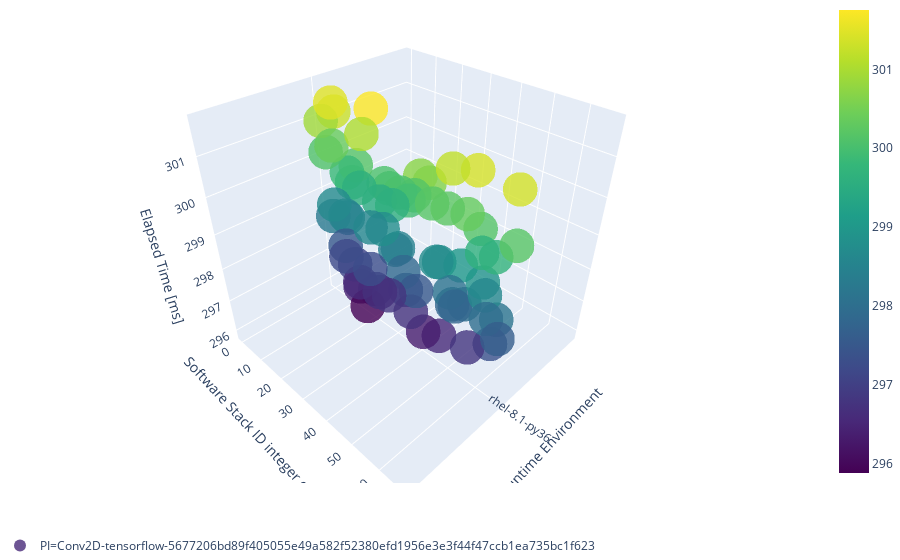

Notebook code cell kept with this figure:
### Code cell
inspection.create_inspection_3d_plot(plot_df=plot_df, quantity="elapsed_time", identifiers_inspections=IDENTIFIERS_INSPECTION)

### Figure 1 — Plotly figure (JSON) as saved in the notebook; plotly's stock layout.template omitted (floating-point values rounded to 4 significant figures)
{"data": [{"hoverinfo": "text", "hovertext": ["tensorflowpypi-org==1.13.1<br>protobufpypi-org==3.10.0<br>tensorboardpypi-org==1.13.0<br>termcolorpypi-org==1.1.0<br>keras-preprocessingpypi-org==1.0.9<br>numpypypi-org==1.17.3<br>keras-applicationspypi-org==1.0.7<br>absl-pypypi-org==0.7.1<br>markdownpypi-org==3.0.1<br>sixpypi-org==1.10.0<br>werkzeugpypi-org==0.15.2<br>astorpypi-org==0.7.1<br>h5pypypi-org==2.8.0<br>gastpypi-org==0.2.1.post1<br>tensorflow-estimatorpypi-org==1.13.0<br>wheelpypi-org==0.31.1<br>mockpypi-org==3.0.3<br>grpciopypi-org==1.23.1<br>setuptoolspypi-org==24.1.0", "tensorflowpypi-org==1.0.1<br>protobufpypi-org==3.9.1<br>numpypypi-org==1.16.0<br>sixpypi-org==1.11.0<br>wheelpypi-org==0.30.0<br>setuptoolspypi-org==30.3.0", "tensorflowpypi-org==1.5.0<br>protobufpypi-org==3.9.1<br>numpypypi-org==1.17.2<br>absl-pypypi-org==0.8.1<br>markdownpypi-org==3.0.1<br>sixpypi-org==1.10.0<br>werkzeugpypi-org==0.15.6<br>wheelpypi-org==0.33.1<br>setuptoolspypi-org==42.0.0<br>tensorflow-tensorboardpypi-org==0.4.0<br>bleachpypi-org==1.5.0<br>html5libpypi-org==0.9999999", "tensorflowpypi-org==1.12.2<br>protobufpypi-org==3.9.1<br>tensorboardpypi-org==1.12.0<br>termcolorpypi-org==1.1.0<br>keras-preprocessingpypi-org==1.0.5<br>numpypypi-org==1.14.5<br>keras-applicationspypi-org==1.0.7<br>absl-pypypi-org==0.1.11<br>markdownpypi-org==2.6.8<br>sixpypi-org==1.10.0<br>werkzeugpypi-org==0.11.14<br>astorpypi-org==0.6<br>h5pypypi-org==2.7.1<br>gastpypi-org==0.2.1.post1<br>wheelpypi-org==0.32.0<br>grpciopypi-org==1.22.1<br>setuptoolspypi-org==23.1.0", "tensorflowpypi-org==1.1.0<br>protobufpypi-org==3.5.2.post1<br>numpypypi-org==1.17.2<br>sixpypi-org==1.10.0<br>werkzeugpypi-org==0.15.5<br>wheelpypi-org==0.32.3<br>setuptoolspypi-org==21.0.0", "tensorflowpypi-org==1.0.1<br>protobufpypi-org==3.9.0<br>numpypypi-org==1.15.3<br>sixpypi-org==1.10.0<br>wheelpypi-org==0.33.0<br>setuptoolspypi-org==40.1.1", "tensorflowpypi-org==1.12.3<br>protobufpypi-org==3.6.1<br>tensorboardpypi-org==1.12.0<br>termcolorpypi-org==1.1.0<br>keras-preprocessingpypi-org==1.0.5<br>numpypypi-org==1.15.4<br>keras-applicationspypi-org==1.0.6<br>absl-pypypi-org==0.8.0<br>markdownpypi-org==2.6.10<br>sixpypi-org==1.13.0<br>werkzeugpypi-org==0.12<br>astorpypi-org==0.8.0<br>h5pypypi-org==2.9.0<br>gastpypi-org==0.3.1<br>wheelpypi-org==0.31.1<br>grpciopypi-org==1.8.6<br>setuptoolspypi-org==40.4.2", "tensorflowpypi-org==1.12.2<br>protobufpypi-org==3.7.1<br>tensorboardpypi-org==1.12.2<br>termcolorpypi-org==1.1.0<br>keras-preprocessingpypi-org==1.0.9<br>numpypypi-org==1.14.4<br>keras-applicationspypi-org==1.0.7<br>absl-pypypi-org==0.6.0<br>markdownpypi-org==2.6.8<br>sixpypi-org==1.11.0<br>werkzeugpypi-org==0.15.2<br>astorpypi-org==0.6.1<br>h5pypypi-org==2.7.0<br>gastpypi-org==0.2.1<br>wheelpypi-org==0.32.2<br>grpciopypi-org==1.23.0<br>setuptoolspypi-org==40.4.2", "tensorflowpypi-org==1.8.0<br>protobufpypi-org==3.7.0<br>tensorboardpypi-org==1.13.1<br>termcolorpypi-org==1.1.0<br>numpypypi-org==1.15.2<br>absl-pypypi-org==0.6.1<br>markdownpypi-org==2.6.10<br>sixpypi-org==1.10.0<br>werkzeugpypi-org==0.15.4<br>astorpypi-org==0.8.0<br>gastpypi-org==0.2.0<br>wheelpypi-org==0.30.0<br>grpciopypi-org==1.17.0<br>setuptoolspypi-org==41.5.0", "tensorflowpypi-org==1.1.0<br>protobufpypi-org==3.2.0<br>numpypypi-org==1.16.4<br>sixpypi-org==1.10.0<br>werkzeugpypi-org==0.12<br>wheelpypi-org==0.29.0<br>setuptoolspypi-org==36.2.2", "tensorflowpypi-org==1.0.0<br>protobufpypi-org==3.9.2<br>numpypypi-org==1.15.2<br>sixpypi-org==1.12.0<br>wheelpypi-org==0.28.0<br>setuptoolspypi-org==32.1.3", "tensorflowpypi-org==1.1.0<br>protobufpypi-org==3.5.2.post1<br>numpypypi-org==1.17.2<br>sixpypi-org==1.10.0<br>werkzeugpypi-org==0.15.5<br>wheelpypi-org==0.32.3<br>setuptoolspypi-org==22.0.4", "tensorflowpypi-org==1.0.0<br>protobufpypi-org==3.8.0<br>numpypypi-org==1.16.0<br>sixpypi-org==1.13.0<br>wheelpypi-org==0.26.0<br>setuptoolspypi-org==25.0.2", "tensorflowpypi-org==1.0.1<br>protobufpypi-org==3.6.1<br>numpypypi-org==1.12.1<br>sixpypi-org==1.11.0<br>wheelpypi-org==0.29.0<br>setuptoolspypi-org==25.1.3", "tensorflowpypi-org==1.1.0<br>protobufpypi-org==3.2.0<br>numpypypi-org==1.16.4<br>sixpypi-org==1.10.0<br>werkzeugpypi-org==0.12<br>wheelpypi-org==0.32.2<br>setuptoolspypi-org==36.2.2", "tensorflowpypi-org==1.10.1<br>protobufpypi-org==3.7.0<br>tensorboardpypi-org==1.10.0<br>termcolorpypi-org==1.1.0<br>numpypypi-org==1.14.5<br>absl-pypypi-org==0.1.6<br>markdownpypi-org==3.0.1<br>sixpypi-org==1.11.0<br>werkzeugpypi-org==0.14<br>astorpypi-org==0.7.0<br>gastpypi-org==0.2.1.post1<br>wheelpypi-org==0.30.0<br>grpciopypi-org==1.22.0<br>setuptoolspypi-org==27.2.0", "tensorflowpypi-org==1.12.2<br>protobufpypi-org==3.6.1<br>tensorboardpypi-org==1.12.1<br>keras-preprocessingpypi-org==1.0.9<br>numpypypi-org==1.17.4<br>keras-applicationspypi-org==1.0.8<br>absl-pypypi-org==0.1.9<br>markdownpypi-org==2.6.10<br>sixpypi-org==1.11.0<br>werkzeugpypi-org==0.11.15<br>astorpypi-org==0.6.2<br>h5pypypi-org==2.10.0<br>gastpypi-org==0.3.1<br>wheelpypi-org==0.29.0<br>grpciopypi-org==1.25.0<br>setuptoolspypi-org==32.1.2", "tensorflowpypi-org==1.12.3<br>protobufpypi-org==3.7.1<br>tensorboardpypi-org==1.12.0<br>termcolorpypi-org==1.1.0<br>keras-preprocessingpypi-org==1.0.8<br>numpypypi-org==1.15.1<br>keras-applicationspypi-org==1.0.8<br>absl-pypypi-org==0.3.0<br>markdownpypi-org==3.0.1<br>sixpypi-org==1.11.0<br>werkzeugpypi-org==0.12.2<br>astorpypi-org==0.6<br>h5pypypi-org==2.7.0<br>gastpypi-org==0.2.0<br>wheelpypi-org==0.32.2<br>grpciopypi-org==1.17.1<br>setuptoolspypi-org==41.2.0", "tensorflowpypi-org==1.13.1<br>protobufpypi-org==3.9.1<br>tensorboardpypi-org==1.13.1<br>termcolorpypi-org==1.1.0<br>keras-preprocessingpypi-org==1.0.5<br>numpypypi-org==1.15.2<br>keras-applicationspypi-org==1.0.7<br>absl-pypypi-org==0.7.0<br>markdownpypi-org==2.6.9<br>sixpypi-org==1.12.0<br>werkzeugpypi-org==0.12.1<br>astorpypi-org==0.6.2<br>h5pypypi-org==2.10.0<br>gastpypi-org==0.2.1.post1<br>tensorflow-estimatorpypi-org==1.13.0<br>wheelpypi-org==0.33.1<br>mockpypi-org==3.0.1<br>grpciopypi-org==1.11.0<br>setuptoolspypi-org==20.3.1", "tensorflowpypi-org==1.8.0<br>protobufpypi-org==3.5.2.post1<br>tensorboardpypi-org==1.11.0<br>termcolorpypi-org==1.1.0<br>numpypypi-org==1.15.2<br>absl-pypypi-org==0.5.0<br>markdownpypi-org==3.1.1<br>sixpypi-org==1.11.0<br>werkzeugpypi-org==0.11.14<br>astorpypi-org==0.6.1<br>gastpypi-org==0.2.2<br>wheelpypi-org==0.28.0<br>grpciopypi-org==1.23.1<br>setuptoolspypi-org==42.0.1", "tensorflowpypi-org==1.7.0<br>protobufpypi-org==3.6.0<br>tensorboardpypi-org==2.0.1<br>termcolorpypi-org==1.1.0<br>numpypypi-org==1.17.3<br>absl-pypypi-org==0.6.0<br>markdownpypi-org==2.6.9<br>sixpypi-org==1.13.0<br>werkzeugpypi-org==0.15.5<br>astorpypi-org==0.7.0<br>gastpypi-org==0.2.1.post1<br>wheelpypi-org==0.33.4<br>grpciopypi-org==1.24.3<br>setuptoolspypi-org==42.0.2<br>google-auth-oauthlibpypi-org==0.4.1<br>google-authpypi-org==1.0.0<br>requests-oauthlibpypi-org==0.7.0<br>pyasn1pypi-org==0.3.5<br>requestspypi-org==2.18.1<br>chardetpypi-org==1.1<br>urllib3pypi-org==1.20<br>pyasn1-modulespypi-org==0.0.6<br>certifipypi-org==2019.11.28<br>idnapypi-org==0.4<br>rsapypi-org==4.0<br>cachetoolspypi-org==3.1.0<br>oauthlibpypi-org==0.4.1", "tensorflowpypi-org==1.13.1<br>protobufpypi-org==3.7.0<br>tensorboardpypi-org==1.13.1<br>termcolorpypi-org==1.1.0<br>keras-preprocessingpypi-org==1.0.5<br>numpypypi-org==1.17.1<br>keras-applicationspypi-org==1.0.6<br>absl-pypypi-org==0.8.1<br>markdownpypi-org==3.1.1<br>sixpypi-org==1.10.0<br>werkzeugpypi-org==0.14.1<br>astorpypi-org==0.6<br>h5pypypi-org==2.7.1<br>gastpypi-org==0.2.2<br>tensorflow-estimatorpypi-org==1.13.0<br>wheelpypi-org==0.31.1<br>mockpypi-org==3.0.5<br>grpciopypi-org==1.17.0<br>setuptoolspypi-org==40.4.1", "tensorflowpypi-org==1.7.0<br>protobufpypi-org==3.8.0<br>tensorboardpypi-org==1.12.1<br>termcolorpypi-org==1.1.0<br>numpypypi-org==1.17.3<br>absl-pypypi-org==0.1.6<br>markdownpypi-org==2.6.10<br>sixpypi-org==1.13.0<br>werkzeugpypi-org==0.11.11<br>astorpypi-org==0.6.2<br>gastpypi-org==0.2.2<br>wheelpypi-org==0.33.4<br>grpciopypi-org==1.8.6<br>setuptoolspypi-org==24.0.1", "tensorflowpypi-org==1.13.1<br>protobufpypi-org==3.8.0<br>termcolorpypi-org==1.1.0<br>keras-preprocessingpypi-org==1.0.5<br>numpypypi-org==1.16.2<br>keras-applicationspypi-org==1.0.7<br>absl-pypypi-org==0.1.13<br>sixpypi-org==1.12.0<br>astorpypi-org==0.6.1<br>h5pypypi-org==2.6.0<br>gastpypi-org==0.3.0<br>tensorflow-estimatorpypi-org==1.13.0<br>wheelpypi-org==0.33.5<br>mockpypi-org==2.0.0<br>grpciopypi-org==1.20.0<br>setuptoolspypi-org==41.2.0<br>pbrpypi-org==3.1.0", "tensorflowpypi-org==1.0.1<br>protobufpypi-org==3.1.0<br>numpypypi-org==1.14.4<br>sixpypi-org==1.12.0<br>wheelpypi-org==0.29.0<br>setuptoolspypi-org==41.1.0", "tensorflowpypi-org==1.9.0<br>protobufpypi-org==3.9.2<br>tensorboardpypi-org==1.8.0<br>termcolorpypi-org==1.1.0<br>numpypypi-org==1.14.1<br>absl-pypypi-org==0.5.0<br>markdownpypi-org==3.0<br>sixpypi-org==1.12.0<br>werkzeugpypi-org==0.15.4<br>astorpypi-org==0.7.1<br>gastpypi-org==0.2.1.post0<br>wheelpypi-org==0.28.0<br>grpciopypi-org==1.23.0<br>setuptoolspypi-org==21.0.0<br>bleachpypi-org==1.5.0<br>html5libpypi-org==0.9999999", "tensorflowpypi-org==1.8.0<br>protobufpypi-org==3.9.0<br>tensorboardpypi-org==1.13.0<br>termcolorpypi-org==1.1.0<br>numpypypi-org==1.16.4<br>absl-pypypi-org==0.8.0<br>markdownpypi-org==2.6.9<br>sixpypi-org==1.12.0<br>werkzeugpypi-org==0.14<br>astorpypi-org==0.7.1<br>gastpypi-org==0.3.1<br>wheelpypi-org==0.31.0<br>grpciopypi-org==1.11.0<br>setuptoolspypi-org==30.0.0", "tensorflowpypi-org==1.12.2<br>protobufpypi-org==3.7.1<br>tensorboardpypi-org==1.12.2<br>termcolorpypi-org==1.1.0<br>keras-preprocessingpypi-org==1.0.9<br>numpypypi-org==1.16.4<br>keras-applicationspypi-org==1.0.7<br>absl-pypypi-org==0.6.1<br>markdownpypi-org==2.6.8<br>sixpypi-org==1.11.0<br>werkzeugpypi-org==0.12<br>astorpypi-org==0.6.1<br>h5pypypi-org==2.8.0<br>gastpypi-org==0.2.1.post0<br>wheelpypi-org==0.31.1<br>grpciopypi-org==1.23.0<br>setuptoolspypi-org==40.4.2", "tensorflowpypi-org==1.7.0<br>protobufpypi-org==3.9.2<br>tensorboardpypi-org==1.8.0<br>termcolorpypi-org==1.1.0<br>numpypypi-org==1.15.3<br>absl-pypypi-org==0.6.1<br>markdownpypi-org==2.6.9<br>sixpypi-org==1.13.0<br>werkzeugpypi-org==0.12<br>astorpypi-org==0.8.0<br>gastpypi-org==0.2.0<br>wheelpypi-org==0.26.0<br>grpciopypi-org==1.19.0<br>setuptoolspypi-org==42.0.1<br>html5libpypi-org==0.9999999", "tensorflowpypi-org==1.12.2<br>protobufpypi-org==3.9.0<br>tensorboardpypi-org==1.12.1<br>termcolorpypi-org==1.1.0<br>keras-preprocessingpypi-org==1.0.9<br>numpypypi-org==1.14.4<br>keras-applicationspypi-org==1.0.7<br>absl-pypypi-org==0.4.1<br>markdownpypi-org==3.1<br>sixpypi-org==1.12.0<br>werkzeugpypi-org==0.15.2<br>astorpypi-org==0.8.0<br>h5pypypi-org==2.10.0<br>gastpypi-org==0.3.2<br>wheelpypi-org==0.28.0<br>grpciopypi-org==1.23.1<br>setuptoolspypi-org==36.7.0", "tensorflowpypi-org==1.6.0<br>protobufpypi-org==3.6.0<br>tensorboardpypi-org==1.11.0<br>numpypypi-org==1.14.4<br>absl-pypypi-org==0.8.1<br>markdownpypi-org==3.0<br>sixpypi-org==1.10.0<br>werkzeugpypi-org==0.14<br>astorpypi-org==0.7.1<br>gastpypi-org==0.2.1.post0<br>wheelpypi-org==0.31.0<br>grpciopypi-org==1.22.1<br>setuptoolspypi-org==37.0.0", "tensorflowpypi-org==0.12.1<br>protobufpypi-org==3.6.1<br>numpypypi-org==1.17.2<br>sixpypi-org==1.12.0<br>wheelpypi-org==0.33.1<br>setuptoolspypi-org==39.1.0", "tensorflowpypi-org==1.13.1<br>protobufpypi-org==3.8.0<br>termcolorpypi-org==1.1.0<br>keras-preprocessingpypi-org==1.0.5<br>numpypypi-org==1.16.2<br>keras-applicationspypi-org==1.0.8<br>absl-pypypi-org==0.1.13<br>sixpypi-org==1.12.0<br>astorpypi-org==0.6.2<br>h5pypypi-org==2.9.0<br>gastpypi-org==0.2.2<br>tensorflow-estimatorpypi-org==1.13.0<br>wheelpypi-org==0.33.1<br>mockpypi-org==2.0.0<br>grpciopypi-org==1.20.0<br>setuptoolspypi-org==25.1.3<br>pbrpypi-org==3.1.0", "tensorflowpypi-org==1.0.1<br>protobufpypi-org==3.9.1<br>numpypypi-org==1.16.0<br>sixpypi-org==1.11.0<br>wheelpypi-org==0.33.4<br>setuptoolspypi-org==38.1.0", "tensorflowpypi-org==1.6.0<br>protobufpypi-org==3.5.1<br>tensorboardpypi-org==1.6.0<br>termcolorpypi-org==1.1.0<br>numpypypi-org==1.14.1<br>absl-pypypi-org==0.1.10<br>markdownpypi-org==2.6.10<br>sixpypi-org==1.10.0<br>werkzeugpypi-org==0.11.13<br>astorpypi-org==0.6<br>gastpypi-org==0.3.0<br>wheelpypi-org==0.32.2<br>grpciopypi-org==1.23.0<br>setuptoolspypi-org==20.6.7<br>bleachpypi-org==1.5.0<br>html5libpypi-org==0.9999999", "tensorflowpypi-org==1.12.0<br>protobufpypi-org==3.10.0<br>tensorboardpypi-org==1.12.0<br>termcolorpypi-org==1.1.0<br>keras-preprocessingpypi-org==1.0.8<br>numpypypi-org==1.15.4<br>keras-applicationspypi-org==1.0.6<br>absl-pypypi-org==0.2.1<br>markdownpypi-org==2.6.8<br>sixpypi-org==1.11.0<br>werkzeugpypi-org==0.14.1<br>astorpypi-org==0.6.1<br>h5pypypi-org==2.7.0<br>gastpypi-org==0.2.1.post0<br>wheelpypi-org==0.32.1<br>grpciopypi-org==1.24.3<br>setuptoolspypi-org==22.0.2", "tensorflowpypi-org==1.10.0<br>protobufpypi-org==3.7.0<br>tensorboardpypi-org==1.10.0<br>termcolorpypi-org==1.1.0<br>numpypypi-org==1.14.5<br>absl-pypypi-org==0.2.0<br>markdownpypi-org==2.6.9<br>sixpypi-org==1.11.0<br>werkzeugpypi-org==0.11.13<br>astorpypi-org==0.6.1<br>gastpypi-org==0.2.1.post1<br>wheelpypi-org==0.32.3<br>grpciopypi-org==1.12.0<br>setuptoolspypi-org==27.3.1", "tensorflowpypi-org==1.12.2<br>protobufpypi-org==3.9.2<br>tensorboardpypi-org==1.12.0<br>termcolorpypi-org==1.1.0<br>keras-preprocessingpypi-org==1.0.5<br>numpypypi-org==1.14.5<br>keras-applicationspypi-org==1.0.7<br>absl-pypypi-org==0.1.7<br>markdownpypi-org==2.6.11<br>sixpypi-org==1.11.0<br>werkzeugpypi-org==0.12.2<br>astorpypi-org==0.6.2<br>h5pypypi-org==2.8.0<br>gastpypi-org==0.2.2<br>wheelpypi-org==0.26.0<br>grpciopypi-org==1.8.6<br>setuptoolspypi-org==22.0.5", "tensorflowpypi-org==1.10.1<br>protobufpypi-org==3.6.1<br>tensorboardpypi-org==1.10.0<br>termcolorpypi-org==1.1.0<br>numpypypi-org==1.14.2<br>absl-pypypi-org==0.7.1<br>markdownpypi-org==3.0<br>sixpypi-org==1.10.0<br>werkzeugpypi-org==0.11.12<br>astorpypi-org==0.7.0<br>gastpypi-org==0.2.1.post1<br>wheelpypi-org==0.30.0<br>grpciopypi-org==1.22.0<br>setuptoolspypi-org==32.1.0", "tensorflowpypi-org==1.6.0<br>protobufpypi-org==3.9.0<br>tensorboardpypi-org==1.12.1<br>termcolorpypi-org==1.1.0<br>numpypypi-org==1.16.3<br>absl-pypypi-org==0.7.0<br>markdownpypi-org==3.0<br>sixpypi-org==1.12.0<br>werkzeugpypi-org==0.15.0<br>astorpypi-org==0.8.0<br>gastpypi-org==0.2.1<br>wheelpypi-org==0.26.0<br>grpciopypi-org==1.10.1<br>setuptoolspypi-org==22.0.1", "tensorflowpypi-org==1.12.2<br>protobufpypi-org==3.9.1<br>tensorboardpypi-org==1.12.0<br>termcolorpypi-org==1.1.0<br>keras-preprocessingpypi-org==1.0.5<br>numpypypi-org==1.14.5<br>keras-applicationspypi-org==1.0.7<br>absl-pypypi-org==0.1.11<br>markdownpypi-org==2.6.8<br>sixpypi-org==1.10.0<br>werkzeugpypi-org==0.11.14<br>astorpypi-org==0.6<br>h5pypypi-org==2.7.1<br>gastpypi-org==0.2.1.post1<br>wheelpypi-org==0.32.0<br>grpciopypi-org==1.22.1<br>setuptoolspypi-org==23.1.0", "tensorflowpypi-org==1.6.0<br>protobufpypi-org==3.10.0<br>tensorboardpypi-org==1.12.2<br>termcolorpypi-org==1.1.0<br>numpypypi-org==1.14.2<br>absl-pypypi-org==0.1.6<br>markdownpypi-org==3.1.1<br>sixpypi-org==1.10.0<br>werkzeugpypi-org==0.11.13<br>astorpypi-org==0.6.1<br>gastpypi-org==0.3.0<br>wheelpypi-org==0.33.6<br>grpciopypi-org==1.12.1<br>setuptoolspypi-org==38.3.0", "tensorflowpypi-org==1.6.0<br>protobufpypi-org==3.5.0.post1<br>tensorboardpypi-org==1.10.0<br>termcolorpypi-org==1.1.0<br>numpypypi-org==1.15.0<br>absl-pypypi-org==0.1.9<br>markdownpypi-org==3.1.1<br>sixpypi-org==1.11.0<br>werkzeugpypi-org==0.15.6<br>astorpypi-org==0.6.1<br>gastpypi-org==0.2.2<br>wheelpypi-org==0.33.6<br>grpciopypi-org==1.24.1<br>setuptoolspypi-org==38.2.0", "tensorflowpypi-org==1.12.0<br>protobufpypi-org==3.10.0<br>tensorboardpypi-org==1.12.0<br>termcolorpypi-org==1.1.0<br>keras-preprocessingpypi-org==1.0.9<br>numpypypi-org==1.16.5<br>keras-applicationspypi-org==1.0.6<br>absl-pypypi-org==0.2.2<br>markdownpypi-org==2.6.10<br>sixpypi-org==1.11.0<br>werkzeugpypi-org==0.15.3<br>astorpypi-org==0.6<br>h5pypypi-org==2.8.0<br>gastpypi-org==0.3.0<br>wheelpypi-org==0.27.0<br>grpciopypi-org==1.11.0<br>setuptoolspypi-org==27.1.2", "tensorflowpypi-org==1.6.0<br>protobufpypi-org==3.6.0<br>tensorboardpypi-org==1.11.0<br>termcolorpypi-org==1.1.0<br>numpypypi-org==1.14.4<br>absl-pypypi-org==0.1.13<br>markdownpypi-org==2.6.8<br>sixpypi-org==1.12.0<br>werkzeugpypi-org==0.16.0<br>astorpypi-org==0.6<br>gastpypi-org==0.2.1.post0<br>wheelpypi-org==0.31.0<br>grpciopypi-org==1.24.0<br>setuptoolspypi-org==37.0.0", "tensorflowpypi-org==1.0.0<br>protobufpypi-org==3.5.2.post1<br>numpypypi-org==1.16.0<br>sixpypi-org==1.10.0<br>wheelpypi-org==0.33.6<br>setuptoolspypi-org==38.0.0", "tensorflowpypi-org==1.6.0<br>protobufpypi-org==3.10.0<br>tensorboardpypi-org==1.12.2<br>numpypypi-org==1.14.2<br>absl-pypypi-org==0.1.6<br>markdownpypi-org==3.1.1<br>sixpypi-org==1.10.0<br>werkzeugpypi-org==0.12.1<br>astorpypi-org==0.6.1<br>gastpypi-org==0.3.0<br>wheelpypi-org==0.33.6<br>grpciopypi-org==1.12.1<br>setuptoolspypi-org==38.3.0", "tensorflowpypi-org==1.0.0<br>protobufpypi-org==3.4.0<br>numpypypi-org==1.17.3<br>sixpypi-org==1.10.0<br>wheelpypi-org==0.33.6<br>setuptoolspypi-org==28.1.0", "tensorflowpypi-org==1.0.0<br>protobufpypi-org==3.9.0<br>numpypypi-org==1.14.1<br>sixpypi-org==1.10.0<br>wheelpypi-org==0.33.5<br>setuptoolspypi-org==37.0.0", "tensorflowpypi-org==1.6.0<br>protobufpypi-org==3.9.0<br>tensorboardpypi-org==1.10.0<br>termcolorpypi-org==1.1.0<br>numpypypi-org==1.16.3<br>absl-pypypi-org==0.1.8<br>markdownpypi-org==3.0<br>sixpypi-org==1.10.0<br>werkzeugpypi-org==0.11.14<br>astorpypi-org==0.7.0<br>gastpypi-org==0.2.1<br>wheelpypi-org==0.26.0<br>grpciopypi-org==1.10.1<br>setuptoolspypi-org==22.0.1", "tensorflowpypi-org==1.7.0<br>protobufpypi-org==3.5.1<br>tensorboardpypi-org==1.6.0<br>termcolorpypi-org==1.1.0<br>numpypypi-org==1.17.3<br>absl-pypypi-org==0.1.6<br>markdownpypi-org==3.0.1<br>sixpypi-org==1.13.0<br>werkzeugpypi-org==0.11.13<br>astorpypi-org==0.7.1<br>gastpypi-org==0.2.2<br>wheelpypi-org==0.33.4<br>grpciopypi-org==1.8.6<br>setuptoolspypi-org==41.5.0<br>bleachpypi-org==1.5.0<br>html5libpypi-org==0.9999999", "tensorflowpypi-org==1.1.0<br>protobufpypi-org==3.9.1<br>numpypypi-org==1.15.4<br>sixpypi-org==1.10.0<br>werkzeugpypi-org==0.11.10<br>wheelpypi-org==0.32.0<br>setuptoolspypi-org==40.4.1", "tensorflowpypi-org==0.12.1<br>protobufpypi-org==3.6.1<br>numpypypi-org==1.17.2<br>sixpypi-org==1.12.0<br>wheelpypi-org==0.33.1<br>setuptoolspypi-org==40.6.0", "tensorflowpypi-org==0.12.1<br>protobufpypi-org==3.6.1<br>numpypypi-org==1.17.2<br>sixpypi-org==1.12.0<br>wheelpypi-org==0.33.1<br>setuptoolspypi-org==40.6.0", "tensorflowpypi-org==1.7.0<br>protobufpypi-org==3.8.0<br>tensorboardpypi-org==1.9.0<br>termcolorpypi-org==1.1.0<br>numpypypi-org==1.16.2<br>absl-pypypi-org==0.8.1<br>markdownpypi-org==3.0<br>sixpypi-org==1.11.0<br>werkzeugpypi-org==0.11.11<br>astorpypi-org==0.6.1<br>gastpypi-org==0.2.0<br>wheelpypi-org==0.33.6<br>grpciopypi-org==1.20.0<br>setuptoolspypi-org==24.1.0", "tensorflowpypi-org==1.0.1<br>protobufpypi-org==3.3.0<br>numpypypi-org==1.17.0<br>sixpypi-org==1.11.0<br>wheelpypi-org==0.33.5<br>setuptoolspypi-org==30.2.0", "tensorflowpypi-org==1.6.0<br>protobufpypi-org==3.5.0.post1<br>tensorboardpypi-org==1.10.0<br>termcolorpypi-org==1.1.0<br>numpypypi-org==1.15.0<br>absl-pypypi-org==0.1.10<br>markdownpypi-org==2.6.8<br>sixpypi-org==1.10.0<br>werkzeugpypi-org==0.15.5<br>astorpypi-org==0.6.2<br>gastpypi-org==0.3.2<br>wheelpypi-org==0.33.6<br>grpciopypi-org==1.10.1<br>setuptoolspypi-org==24.0.1", "tensorflowpypi-org==1.0.0<br>protobufpypi-org==3.9.2<br>numpypypi-org==1.14.1<br>sixpypi-org==1.12.0<br>wheelpypi-org==0.28.0<br>setuptoolspypi-org==32.1.3", "tensorflowpypi-org==1.0.0<br>protobufpypi-org==3.1.0<br>numpypypi-org==1.16.2<br>sixpypi-org==1.10.0<br>wheelpypi-org==0.30.0<br>setuptoolspypi-org==24.2.1", "tensorflowpypi-org==1.0.0<br>protobufpypi-org==3.9.0<br>numpypypi-org==1.14.1<br>sixpypi-org==1.10.0<br>wheelpypi-org==0.33.5<br>setuptoolspypi-org==24.0.2", "tensorflowpypi-org==1.7.0<br>protobufpypi-org==3.8.0<br>tensorboardpypi-org==1.9.0<br>termcolorpypi-org==1.1.0<br>numpypypi-org==1.14.4<br>absl-pypypi-org==0.2.0<br>markdownpypi-org==3.0.1<br>sixpypi-org==1.12.0<br>werkzeugpypi-org==0.11.13<br>astorpypi-org==0.7.0<br>gastpypi-org==0.3.2<br>wheelpypi-org==0.33.6<br>grpciopypi-org==1.10.0<br>setuptoolspypi-org==41.4.0", "tensorflowpypi-org==1.13.1<br>protobufpypi-org==3.10.0<br>tensorboardpypi-org==1.13.0<br>termcolorpypi-org==1.1.0<br>keras-preprocessingpypi-org==1.0.9<br>numpypypi-org==1.17.3<br>keras-applicationspypi-org==1.0.7<br>absl-pypypi-org==0.7.1<br>markdownpypi-org==3.0.1<br>sixpypi-org==1.10.0<br>werkzeugpypi-org==0.15.2<br>astorpypi-org==0.7.1<br>h5pypypi-org==2.8.0<br>gastpypi-org==0.2.1.post0<br>tensorflow-estimatorpypi-org==1.13.0<br>wheelpypi-org==0.33.4<br>mockpypi-org==3.0.2<br>grpciopypi-org==1.11.0<br>setuptoolspypi-org==40.4.1", "tensorflowpypi-org==1.13.1<br>protobufpypi-org==3.9.1<br>tensorboardpypi-org==1.13.1<br>termcolorpypi-org==1.1.0<br>keras-preprocessingpypi-org==1.0.5<br>numpypypi-org==1.15.2<br>keras-applicationspypi-org==1.0.7<br>absl-pypypi-org==0.7.0<br>markdownpypi-org==3.0<br>sixpypi-org==1.12.0<br>werkzeugpypi-org==0.12.1<br>astorpypi-org==0.6.2<br>h5pypypi-org==2.8.0<br>gastpypi-org==0.3.1<br>tensorflow-estimatorpypi-org==1.13.0<br>wheelpypi-org==0.33.1<br>mockpypi-org==3.0.1<br>grpciopypi-org==1.11.0<br>setuptoolspypi-org==20.3.1", "tensorflowpypi-org==1.9.0<br>protobufpypi-org==3.9.1<br>tensorboardpypi-org==1.8.0<br>termcolorpypi-org==1.1.0<br>numpypypi-org==1.16.0<br>absl-pypypi-org==0.2.1<br>markdownpypi-org==2.6.8<br>sixpypi-org==1.12.0<br>werkzeugpypi-org==0.11.14<br>astorpypi-org==0.7.1<br>gastpypi-org==0.2.1.post0<br>wheelpypi-org==0.33.0<br>grpciopypi-org==1.17.0<br>setuptoolspypi-org==38.4.0<br>bleachpypi-org==1.5.0<br>html5libpypi-org==0.9999999", "tensorflowpypi-org==1.12.2<br>protobufpypi-org==3.9.1<br>tensorboardpypi-org==1.12.2<br>termcolorpypi-org==1.1.0<br>keras-preprocessingpypi-org==1.1.0<br>numpypypi-org==1.17.4<br>keras-applicationspypi-org==1.0.6<br>absl-pypypi-org==0.4.1<br>markdownpypi-org==3.1<br>sixpypi-org==1.11.0<br>werkzeugpypi-org==0.15.3<br>astorpypi-org==0.7.1<br>h5pypypi-org==2.7.1<br>gastpypi-org==0.3.1<br>wheelpypi-org==0.31.0<br>grpciopypi-org==1.14.1<br>setuptoolspypi-org==40.4.3", "tensorflowpypi-org==1.7.1<br>protobufpypi-org==3.6.0<br>tensorboardpypi-org==1.6.0<br>termcolorpypi-org==1.1.0<br>numpypypi-org==1.15.0<br>absl-pypypi-org==0.2.0<br>markdownpypi-org==3.0.1<br>sixpypi-org==1.10.0<br>werkzeugpypi-org==0.16.0<br>astorpypi-org==0.6<br>gastpypi-org==0.2.1.post1<br>wheelpypi-org==0.30.0<br>grpciopypi-org==1.18.0<br>setuptoolspypi-org==28.7.0<br>html5libpypi-org==0.9999999", "tensorflowpypi-org==1.12.3<br>protobufpypi-org==3.6.1<br>tensorboardpypi-org==1.12.0<br>termcolorpypi-org==1.1.0<br>keras-preprocessingpypi-org==1.0.5<br>numpypypi-org==1.15.4<br>keras-applicationspypi-org==1.0.6<br>absl-pypypi-org==0.8.0<br>markdownpypi-org==2.6.8<br>sixpypi-org==1.13.0<br>werkzeugpypi-org==0.12<br>astorpypi-org==0.8.0<br>h5pypypi-org==2.9.0<br>gastpypi-org==0.3.1<br>wheelpypi-org==0.32.1<br>grpciopypi-org==1.8.6<br>setuptoolspypi-org==33.1.1", "tensorflowpypi-org==1.7.0<br>protobufpypi-org==3.9.2<br>tensorboardpypi-org==1.8.0<br>termcolorpypi-org==1.1.0<br>numpypypi-org==1.15.3<br>absl-pypypi-org==0.6.1<br>markdownpypi-org==2.6.9<br>sixpypi-org==1.13.0<br>werkzeugpypi-org==0.11.14<br>astorpypi-org==0.8.0<br>gastpypi-org==0.2.0<br>wheelpypi-org==0.26.0<br>grpciopypi-org==1.19.0<br>setuptoolspypi-org==42.0.1<br>bleachpypi-org==1.5.0<br>html5libpypi-org==0.9999999"], "marker": {"color": [296.6, 298.8, 300.7, 296.4, 298.0, 298.5, 297.3, 296.7, 300.6, 297.8, 298.9, 298.4, 300.1, 299.0, 298.1, 299.6, 298.1, 297.4, 296.8, 300.2, 300.2, 297.9, 300.0, 296.3, 299.7, 299.6, 300.3, 296.7, 300.0, 297.8, 300.2, 297.5, 295.9, 298.7, 301.8, 298.3, 299.8, 297.1, 299.5, 299.6, 296.6, 301.3, 301.4, 298.5, 300.1, 298.5, 301.4, 298.6, 300.9, 300.0, 299.6, 298.0, 297.5, 297.2, 300.2, 298.7, 301.2, 298.8, 298.6, 300.2, 300.4, 296.8, 296.7, 300.2, 297.6, 301.5, 297.3, 301.0], "colorscale": [[0, "#440154"], [0.1111, "#482878"], [0.2222, "#3e4989"], [0.3333, "#31688e"], [0.4444, "#26828e"], [0.5556, "#1f9e89"], [0.6667, "#35b779"], [0.7778, "#6ece58"], [0.8889, "#b5de2b"], [1, "#fde725"]], "opacity": 0.8, "showscale": true, "size": 12}, "mode": "markers", "name": "PI=Conv2D-tensorflow-5677206bd89f405055e49a582f52380efd1956e3e3f44f47ccb1ea735bc1f623", "type": "scatter3d", "x": ["rhel-8.1-py36", "rhel-8.1-py36", "rhel-8.1-py36", "rhel-8.1-py36", "rhel-8.1-py36", "rhel-8.1-py36", "rhel-8.1-py36", "rhel-8.1-py36", "rhel-8.1-py36", "rhel-8.1-py36", "rhel-8.1-py36", "rhel-8.1-py36", "rhel-8.1-py36", "rhel-8.1-py36", "rhel-8.1-py36", "rhel-8.1-py36", "rhel-8.1-py36", "rhel-8.1-py36", "rhel-8.1-py36", "rhel-8.1-py36", "rhel-8.1-py36", "rhel-8.1-py36", "rhel-8.1-py36", "rhel-8.1-py36", "rhel-8.1-py36", "rhel-8.1-py36", "rhel-8.1-py36", "rhel-8.1-py36", "rhel-8.1-py36", "rhel-8.1-py36", "rhel-8.1-py36", "rhel-8.1-py36", "rhel-8.1-py36", "rhel-8.1-py36", "rhel-8.1-py36", "rhel-8.1-py36", "rhel-8.1-py36", "rhel-8.1-py36", "rhel-8.1-py36", "rhel-8.1-py36", "rhel-8.1-py36", "rhel-8.1-py36", "rhel-8.1-py36", "rhel-8.1-py36", "rhel-8.1-py36", "rhel-8.1-py36", "rhel-8.1-py36", "rhel-8.1-py36", "rhel-8.1-py36", "rhel-8.1-py36", "rhel-8.1-py36", "rhel-8.1-py36", "rhel-8.1-py36", "rhel-8.1-py36", "rhel-8.1-py36", "rhel-8.1-py36", "rhel-8.1-py36", "rhel-8.1-py36", "rhel-8.1-py36", "rhel-8.1-py36", "rhel-8.1-py36", "rhel-8.1-py36", "rhel-8.1-py36", "rhel-8.1-py36", "rhel-8.1-py36", "rhel-8.1-py36", "rhel-8.1-py36", "rhel-8.1-py36"], "y": [46, 45, 38, 13, 54, 30, 33, 20, 41, 50, 59, 29, 25, 52, 49, 12, 64, 63, 56, 57, 36, 32, 27, 40, 62, 58, 53, 35, 31, 51, 14, 37, 16, 44, 21, 2, 10, 11, 23, 15, 13, 6, 55, 8, 1, 9, 66, 60, 0, 34, 28, 61, 7, 7, 67, 3, 48, 24, 19, 42, 4, 26, 22, 47, 65, 5, 18, 17], "z": [296.6, 298.8, 300.7, 296.4, 298.0, 298.5, 297.3, 296.7, 300.6, 297.8, 298.9, 298.4, 300.1, 299.0, 298.1, 299.6, 298.1, 297.4, 296.8, 300.2, 300.2, 297.9, 300.0, 296.3, 299.7, 299.6, 300.3, 296.7, 300.0, 297.8, 300.2, 297.5, 295.9, 298.7, 301.8, 298.3, 299.8, 297.1, 299.5, 299.6, 296.6, 301.3, 301.4, 298.5, 300.1, 298.5, 301.4, 298.6, 300.9, 300.0, 299.6, 298.0, 297.5, 297.2, 300.2, 298.7, 301.2, 298.8, 298.6, 300.2, 300.4, 296.8, 296.7, 300.2, 297.6, 301.5, 297.3, 301.0]}], "layout": {"legend": {"orientation": "h"}, "margin": {"b": 0, "l": 0, "r": 0, "t": 0}, "scene": {"xaxis": {"title": {"text": "Runtime Environment"}}, "yaxis": {"title": {"text": "Software Stack ID integer encoded"}}, "zaxis": {"title": {"text": "Elapsed Time [ms]"}}}, "showlegend": true, "title": {"text": "PI=Conv2D"}}}
